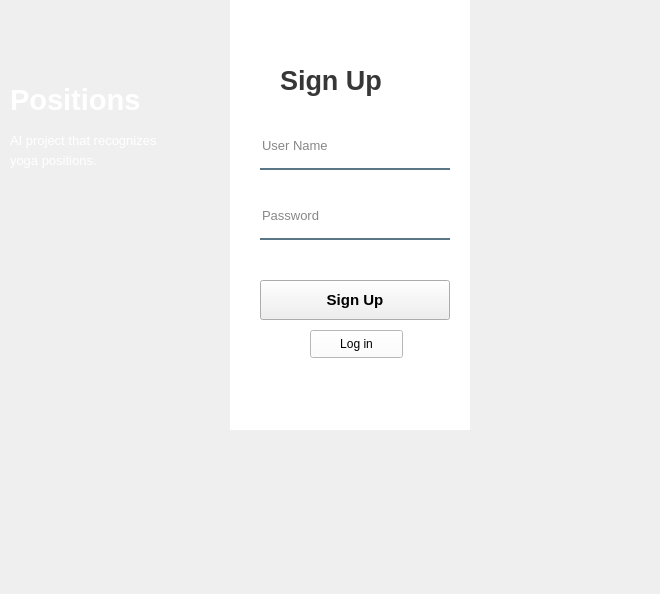
<?xml version="1.0" encoding="UTF-8"?>
<ui version="4.0">
 <class>Form</class>
 <widget class="QWidget" name="Form">
  <property name="geometry">
   <rect>
    <x>0</x>
    <y>0</y>
    <width>660</width>
    <height>594</height>
   </rect>
  </property>
  <property name="windowTitle">
   <string>Form</string>
  </property>
  <widget class="QWidget" name="widget" native="true">
   <property name="geometry">
    <rect>
     <x>0</x>
     <y>0</y>
     <width>471</width>
     <height>431</height>
    </rect>
   </property>
   <property name="styleSheet">
    <string notr="true">QPushButton#pushButton{
background-color: qlineargradient(spread:pad, x1:0, y1:0, x2:1, y2:0, stop:0 rgba(11, 131, 120, 219), stop:1 rgba(85, 98, 112, 226));
color:rgba(255,255,255,210);
border-radius:50px;
}

QPushButton#pushButton:hover{
background-color: qlineargradient(spread:pad, x1:0, y1:0, x2:1, y2:0, stop:0 rgba(150, 123, 111, 219), stop:1 rgba(85, 81,84, 226));
}

QPushButton#pushButton:pressed{
padding-left:5px;
padding-top:5px;
background-color:rgba(150,123,111,255);
}</string>
   </property>
   <widget class="QLabel" name="bgimage">
    <property name="geometry">
     <rect>
      <x>0</x>
      <y>0</y>
      <width>231</width>
      <height>430</height>
     </rect>
    </property>
    <property name="styleSheet">
     <string notr="true">background-image: url(:/images/A.jpg);
</string>
    </property>
    <property name="text">
     <string/>
    </property>
   </widget>
   <widget class="QLabel" name="label_16">
    <property name="geometry">
     <rect>
      <x>230</x>
      <y>0</y>
      <width>240</width>
      <height>430</height>
     </rect>
    </property>
    <property name="styleSheet">
     <string notr="true">background-color: rgba(255,255,255,255);</string>
    </property>
    <property name="text">
     <string/>
    </property>
   </widget>
   <widget class="QLabel" name="label_17">
    <property name="geometry">
     <rect>
      <x>280</x>
      <y>60</y>
      <width>131</width>
      <height>40</height>
     </rect>
    </property>
    <property name="font">
     <font>
      <pointsize>20</pointsize>
      <weight>75</weight>
      <bold>true</bold>
     </font>
    </property>
    <property name="styleSheet">
     <string notr="true">color: rgba(0,0,0,200);</string>
    </property>
    <property name="text">
     <string>Sign Up</string>
    </property>
   </widget>
   <widget class="QLineEdit" name="signUsername">
    <property name="geometry">
     <rect>
      <x>260</x>
      <y>130</y>
      <width>190</width>
      <height>40</height>
     </rect>
    </property>
    <property name="font">
     <font>
      <pointsize>10</pointsize>
     </font>
    </property>
    <property name="styleSheet">
     <string notr="true">background-color: rgba(0,0,0,0);
border:none;
border-bottom: 2px solid rgba(46,82,101,200);
color: rgba(0,0,0,240);
padding-bottom: 7px;
</string>
    </property>
    <property name="placeholderText">
     <string>User Name</string>
    </property>
   </widget>
   <widget class="QLineEdit" name="signPassword">
    <property name="geometry">
     <rect>
      <x>260</x>
      <y>200</y>
      <width>190</width>
      <height>40</height>
     </rect>
    </property>
    <property name="font">
     <font>
      <pointsize>10</pointsize>
     </font>
    </property>
    <property name="styleSheet">
     <string notr="true">background-color: rgba(0,0,0,0);
border:none;
border-bottom: 2px solid rgba(46,82,101,200);
color: rgba(0,0,0,240);
padding-bottom: 7px;
</string>
    </property>
    <property name="echoMode">
     <enum>QLineEdit::Password</enum>
    </property>
    <property name="placeholderText">
     <string>Password</string>
    </property>
   </widget>
   <widget class="QPushButton" name="signupBtn">
    <property name="geometry">
     <rect>
      <x>260</x>
      <y>280</y>
      <width>190</width>
      <height>40</height>
     </rect>
    </property>
    <property name="font">
     <font>
      <pointsize>11</pointsize>
      <weight>75</weight>
      <bold>true</bold>
     </font>
    </property>
    <property name="text">
     <string>Sign Up</string>
    </property>
   </widget>
   <widget class="QLabel" name="label_19">
    <property name="geometry">
     <rect>
      <x>10</x>
      <y>80</y>
      <width>180</width>
      <height>40</height>
     </rect>
    </property>
    <property name="font">
     <font>
      <pointsize>22</pointsize>
      <weight>75</weight>
      <bold>true</bold>
     </font>
    </property>
    <property name="styleSheet">
     <string notr="true">color: rgba(255,255,255,255);</string>
    </property>
    <property name="text">
     <string>Positions</string>
    </property>
   </widget>
   <widget class="QLabel" name="label_20">
    <property name="geometry">
     <rect>
      <x>10</x>
      <y>130</y>
      <width>200</width>
      <height>21</height>
     </rect>
    </property>
    <property name="font">
     <font>
      <pointsize>10</pointsize>
      <weight>50</weight>
      <bold>false</bold>
     </font>
    </property>
    <property name="styleSheet">
     <string notr="true">color:rgba(255,255,255,255);</string>
    </property>
    <property name="text">
     <string>AI project that recognizes</string>
    </property>
   </widget>
   <widget class="QLabel" name="label_21">
    <property name="geometry">
     <rect>
      <x>10</x>
      <y>150</y>
      <width>200</width>
      <height>21</height>
     </rect>
    </property>
    <property name="font">
     <font>
      <pointsize>10</pointsize>
      <weight>50</weight>
      <bold>false</bold>
     </font>
    </property>
    <property name="styleSheet">
     <string notr="true">color:rgba(255,255,255,255);</string>
    </property>
    <property name="text">
     <string>yoga positions.</string>
    </property>
   </widget>
   <widget class="QPushButton" name="signToLog">
    <property name="geometry">
     <rect>
      <x>310</x>
      <y>330</y>
      <width>93</width>
      <height>28</height>
     </rect>
    </property>
    <property name="styleSheet">
     <string notr="true">background-color: white;
color: black;</string>
    </property>
    <property name="text">
     <string>Log in</string>
    </property>
   </widget>
  </widget>
 </widget>
 <resources>
  <include location="images.qrc"/>
  <include location="images.qrc"/>
 </resources>
 <connections/>
</ui>
